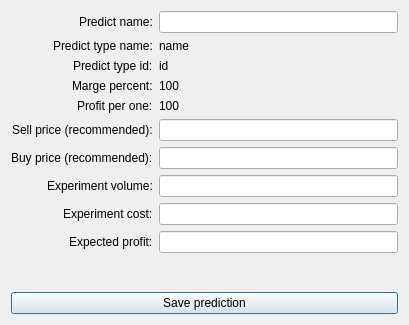
<?xml version="1.0" encoding="UTF-8"?>
<ui version="4.0">
 <class>DialogSavePredict</class>
 <widget class="QDialog" name="DialogSavePredict">
  <property name="geometry">
   <rect>
    <x>0</x>
    <y>0</y>
    <width>409</width>
    <height>325</height>
   </rect>
  </property>
  <property name="windowTitle">
   <string>Save predict</string>
  </property>
  <layout class="QVBoxLayout" name="verticalLayout">
   <item>
    <layout class="QVBoxLayout" name="verticalLayout_2">
     <item>
      <layout class="QFormLayout" name="formLayout">
       <property name="labelAlignment">
        <set>Qt::AlignRight|Qt::AlignTrailing|Qt::AlignVCenter</set>
       </property>
       <property name="formAlignment">
        <set>Qt::AlignLeading|Qt::AlignLeft|Qt::AlignTop</set>
       </property>
       <item row="0" column="0">
        <widget class="QLabel" name="predictNameLabel">
         <property name="text">
          <string>Predict name:</string>
         </property>
        </widget>
       </item>
       <item row="0" column="1">
        <widget class="QLineEdit" name="predictNameLe"/>
       </item>
       <item row="1" column="0">
        <widget class="QLabel" name="predictTypeNameLabel">
         <property name="text">
          <string>Predict type name:</string>
         </property>
        </widget>
       </item>
       <item row="1" column="1">
        <widget class="QLabel" name="predictTypeNameLb">
         <property name="text">
          <string>name</string>
         </property>
        </widget>
       </item>
       <item row="2" column="0">
        <widget class="QLabel" name="predictTypeIdLabel">
         <property name="text">
          <string>Predict type id:</string>
         </property>
        </widget>
       </item>
       <item row="2" column="1">
        <widget class="QLabel" name="predictTypeIdLb">
         <property name="text">
          <string>id</string>
         </property>
        </widget>
       </item>
       <item row="3" column="0">
        <widget class="QLabel" name="mergePercentLabel">
         <property name="text">
          <string>Marge percent:</string>
         </property>
        </widget>
       </item>
       <item row="4" column="0">
        <widget class="QLabel" name="profitPerOneLabel">
         <property name="text">
          <string>Profit per one:</string>
         </property>
        </widget>
       </item>
       <item row="6" column="0">
        <widget class="QLabel" name="sellPriceRecommendedLabel">
         <property name="text">
          <string>Sell price (recommended):</string>
         </property>
        </widget>
       </item>
       <item row="6" column="1">
        <widget class="QLineEdit" name="sellPriceRecomendedLe"/>
       </item>
       <item row="7" column="0">
        <widget class="QLabel" name="buyPriceRecommendedLabel">
         <property name="text">
          <string>Buy price (recommended):</string>
         </property>
        </widget>
       </item>
       <item row="7" column="1">
        <widget class="QLineEdit" name="buyPriceRecomendedLe"/>
       </item>
       <item row="8" column="0">
        <widget class="QLabel" name="experimentVolumeLabel">
         <property name="text">
          <string>Experiment volume:</string>
         </property>
        </widget>
       </item>
       <item row="8" column="1">
        <widget class="QLineEdit" name="experimentVolumeLe"/>
       </item>
       <item row="9" column="0">
        <widget class="QLabel" name="experimentCostLabel">
         <property name="text">
          <string>Experiment cost:</string>
         </property>
        </widget>
       </item>
       <item row="9" column="1">
        <widget class="QLineEdit" name="experimentCostLe">
         <property name="readOnly">
          <bool>true</bool>
         </property>
        </widget>
       </item>
       <item row="10" column="0">
        <widget class="QLabel" name="experimentProfitLabel">
         <property name="text">
          <string>Expected profit:</string>
         </property>
        </widget>
       </item>
       <item row="10" column="1">
        <widget class="QLineEdit" name="experimentProfitLe">
         <property name="readOnly">
          <bool>true</bool>
         </property>
        </widget>
       </item>
       <item row="3" column="1">
        <widget class="QLabel" name="mergePercentLb">
         <property name="text">
          <string>100</string>
         </property>
        </widget>
       </item>
       <item row="4" column="1">
        <widget class="QLabel" name="profitPerOneLb">
         <property name="text">
          <string>100</string>
         </property>
        </widget>
       </item>
      </layout>
     </item>
    </layout>
   </item>
   <item>
    <spacer name="verticalSpacer">
     <property name="orientation">
      <enum>Qt::Vertical</enum>
     </property>
     <property name="sizeHint" stdset="0">
      <size>
       <width>20</width>
       <height>40</height>
      </size>
     </property>
    </spacer>
   </item>
   <item>
    <widget class="QPushButton" name="savePredictionBtn">
     <property name="text">
      <string>Save prediction</string>
     </property>
    </widget>
   </item>
  </layout>
 </widget>
 <resources/>
 <connections/>
</ui>
